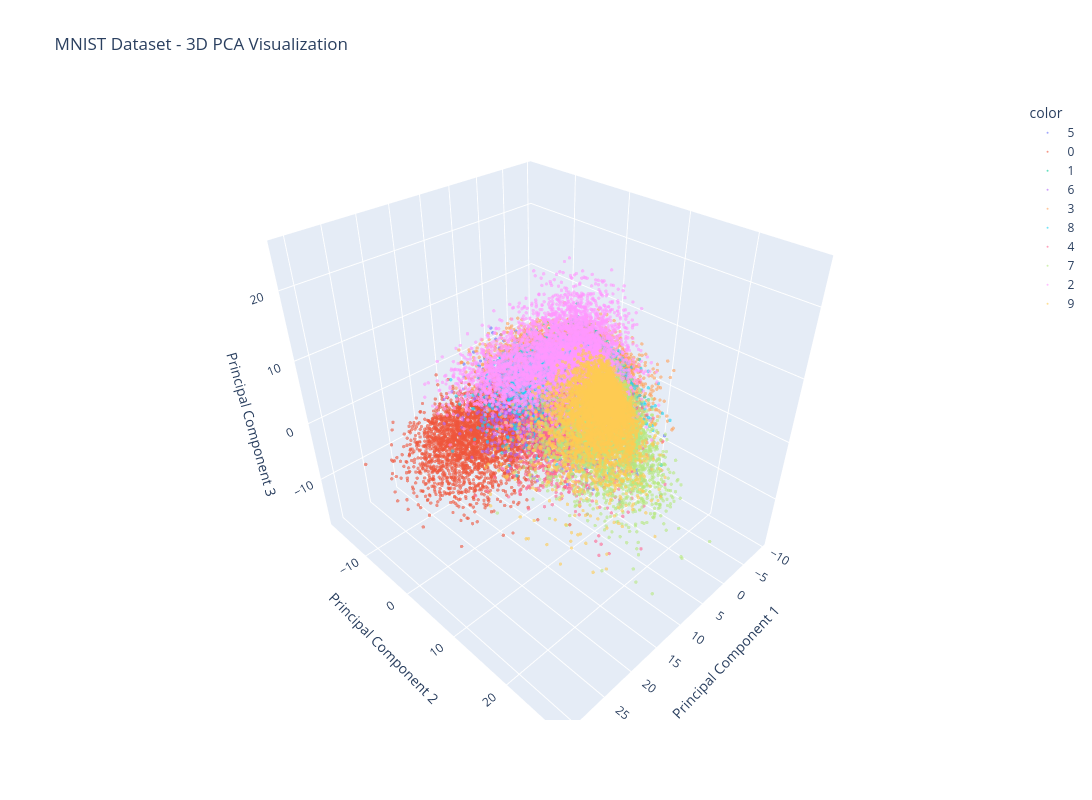

Notebook source saved alongside this figure:
### Code cell
import plotly.express as px

# Convert labels to strings so Plotly treats them as categories
labels = Y_train_trf.astype(str)

fig = px.scatter_3d(
    x=X_train_pca[:, 0],
    y=X_train_pca[:, 1],
    z=X_train_pca[:, 2],
    color=labels,
    labels={
        "x": "Principal Component 1",
        "y": "Principal Component 2",
        "z": "Principal Component 3"
    },
    title="MNIST Dataset - 3D PCA Visualization"
)

fig.update_traces(
    marker=dict(
        size=2,
        opacity=0.6
    )
)
fig.update_layout(
    width=1200,
    height=800
)

fig.show()

### Figure 1 — Plotly figure (JSON) as saved in the notebook; plotly's stock layout.template omitted (floating-point values rounded to 4 significant figures; data arrays with more than 128 entries replaced by an {"elided": "..."} marker saying what was removed)
{"data": [{"hovertemplate": "color=5<br>Principal Component 1=%{x}<br>Principal Component 2=%{y}<br>Principal Component 3=%{z}<extra></extra>", "legendgroup": "5", "marker": {"color": "#636efa", "opacity": 0.6, "size": 2, "symbol": "circle"}, "mode": "markers", "name": "5", "scene": "scene", "showlegend": true, "type": "scatter3d", "x": {"elided": "4317 float values"}, "y": {"elided": "4317 float values"}, "z": {"elided": "4317 float values"}}, {"hovertemplate": "color=0<br>Principal Component 1=%{x}<br>Principal Component 2=%{y}<br>Principal Component 3=%{z}<extra></extra>", "legendgroup": "0", "marker": {"color": "#EF553B", "opacity": 0.6, "size": 2, "symbol": "circle"}, "mode": "markers", "name": "0", "scene": "scene", "showlegend": true, "type": "scatter3d", "x": {"elided": "4748 float values"}, "y": {"elided": "4748 float values"}, "z": {"elided": "4748 float values"}}, {"hovertemplate": "color=1<br>Principal Component 1=%{x}<br>Principal Component 2=%{y}<br>Principal Component 3=%{z}<extra></extra>", "legendgroup": "1", "marker": {"color": "#00cc96", "opacity": 0.6, "size": 2, "symbol": "circle"}, "mode": "markers", "name": "1", "scene": "scene", "showlegend": true, "type": "scatter3d", "x": {"elided": "5420 float values"}, "y": {"elided": "5420 float values"}, "z": {"elided": "5420 float values"}}, {"hovertemplate": "color=6<br>Principal Component 1=%{x}<br>Principal Component 2=%{y}<br>Principal Component 3=%{z}<extra></extra>", "legendgroup": "6", "marker": {"color": "#ab63fa", "opacity": 0.6, "size": 2, "symbol": "circle"}, "mode": "markers", "name": "6", "scene": "scene", "showlegend": true, "type": "scatter3d", "x": {"elided": "4741 float values"}, "y": {"elided": "4741 float values"}, "z": {"elided": "4741 float values"}}, {"hovertemplate": "color=3<br>Principal Component 1=%{x}<br>Principal Component 2=%{y}<br>Principal Component 3=%{z}<extra></extra>", "legendgroup": "3", "marker": {"color": "#FFA15A", "opacity": 0.6, "size": 2, "symbol": "circle"}, "mode": "markers", "name": "3", "scene": "scene", "showlegend": true, "type": "scatter3d", "x": {"elided": "4912 float values"}, "y": {"elided": "4912 float values"}, "z": {"elided": "4912 float values"}}, {"hovertemplate": "color=8<br>Principal Component 1=%{x}<br>Principal Component 2=%{y}<br>Principal Component 3=%{z}<extra></extra>", "legendgroup": "8", "marker": {"color": "#19d3f3", "opacity": 0.6, "size": 2, "symbol": "circle"}, "mode": "markers", "name": "8", "scene": "scene", "showlegend": true, "type": "scatter3d", "x": {"elided": "4691 float values"}, "y": {"elided": "4691 float values"}, "z": {"elided": "4691 float values"}}, {"hovertemplate": "color=4<br>Principal Component 1=%{x}<br>Principal Component 2=%{y}<br>Principal Component 3=%{z}<extra></extra>", "legendgroup": "4", "marker": {"color": "#FF6692", "opacity": 0.6, "size": 2, "symbol": "circle"}, "mode": "markers", "name": "4", "scene": "scene", "showlegend": true, "type": "scatter3d", "x": {"elided": "4666 float values"}, "y": {"elided": "4666 float values"}, "z": {"elided": "4666 float values"}}, {"hovertemplate": "color=7<br>Principal Component 1=%{x}<br>Principal Component 2=%{y}<br>Principal Component 3=%{z}<extra></extra>", "legendgroup": "7", "marker": {"color": "#B6E880", "opacity": 0.6, "size": 2, "symbol": "circle"}, "mode": "markers", "name": "7", "scene": "scene", "showlegend": true, "type": "scatter3d", "x": {"elided": "4966 float values"}, "y": {"elided": "4966 float values"}, "z": {"elided": "4966 float values"}}, {"hovertemplate": "color=2<br>Principal Component 1=%{x}<br>Principal Component 2=%{y}<br>Principal Component 3=%{z}<extra></extra>", "legendgroup": "2", "marker": {"color": "#FF97FF", "opacity": 0.6, "size": 2, "symbol": "circle"}, "mode": "markers", "name": "2", "scene": "scene", "showlegend": true, "type": "scatter3d", "x": {"elided": "4784 float values"}, "y": {"elided": "4784 float values"}, "z": {"elided": "4784 float values"}}, {"hovertemplate": "color=9<br>Principal Component 1=%{x}<br>Principal Component 2=%{y}<br>Principal Component 3=%{z}<extra></extra>", "legendgroup": "9", "marker": {"color": "#FECB52", "opacity": 0.6, "size": 2, "symbol": "circle"}, "mode": "markers", "name": "9", "scene": "scene", "showlegend": true, "type": "scatter3d", "x": {"elided": "4755 float values"}, "y": {"elided": "4755 float values"}, "z": {"elided": "4755 float values"}}], "layout": {"height": 800, "legend": {"title": {"text": "color"}, "tracegroupgap": 0}, "scene": {"domain": {"x": [0, 1], "y": [0, 1]}, "xaxis": {"title": {"text": "Principal Component 1"}}, "yaxis": {"title": {"text": "Principal Component 2"}}, "zaxis": {"title": {"text": "Principal Component 3"}}}, "title": {"text": "MNIST Dataset - 3D PCA Visualization"}, "width": 1200}}
